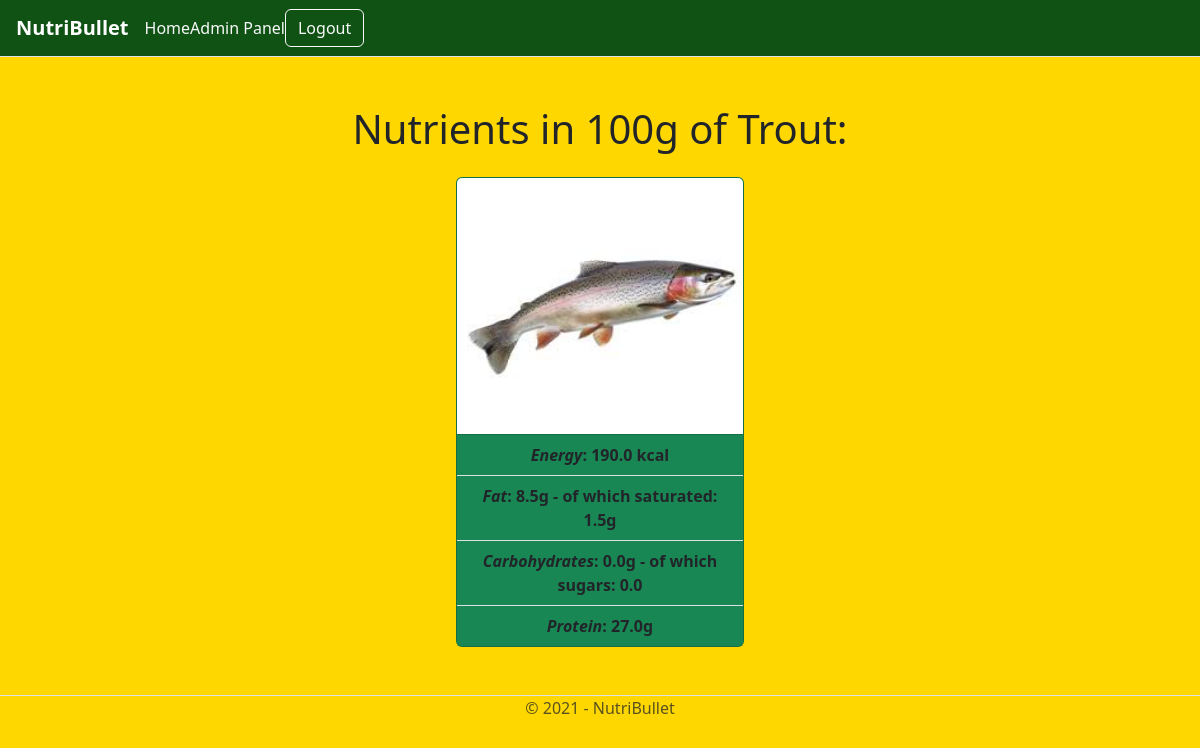
The app's page /foods/MEAT/trout (signed in) with its own data.
### foods/models.py (models this page shows, shortened)
class Food(models.Model):
    class FoodType(models.TextChoices):
        MEAT = 'MEAT', _("Meat")
        FRUIT = 'FRUIT', _("Fruit")
        VEGETABLE = 'VEGETABLE', _("Vegetable")
        GRAINS = 'GRAINS', _("Grains")
        DAIRY = 'DAIRY', _("Dairy")
        NUTS = 'NUTS', _("Nuts")
        SUGAR = 'SUGAR', _("Sugar")
        BEVERAGES = 'BEVERAGES', _("Beverages")
    name = models.CharField(max_length=20)
    food_type = models.SlugField(choices=FoodType.choices, default=FoodType.MEAT)
    kcal = models.FloatField()
    fat = models.FloatField()
    saturated_fat = models.FloatField()
    carbohydrates = models.FloatField()
    sugars = models.FloatField()
    protein = models.FloatField()
    slug = models.SlugField()
    date = models.DateTimeField(auto_now_add=True)
    banner = models.ImageField(default='fallback.png', blank=True)

### foods/views.py (the view)
# urls.py: path('<slug:food_type>/<slug:slug>', views.food_page, name="page")
@login_required(login_url="/users/login/")
def food_page(request, food_type, slug):
    food = Food.objects.get(slug=slug)
    return render(request, 'foods/food_page.html', {'food':food})

### foods/templates/foods/food_page.html (shortened to what this page needs)
{% extends 'layout.html' %}
{% block content %}
    <div class="container text-center">
        <h1>Nutrients in 100g of {{food.name}}:</h1>
        <div class="container text-center d-flex justify-content-center mt-4">
            <div class="card bg-success w-15 col-4" style="width: 18rem;">
                <img style="width:100%; height:256px;" class="card-img-top" src="{{food.banner.url}}" alt="{{food.name}}"/>
                <ul class="list-group list-group-flush">
                  <li class="list-group-item bg-success"><i><b> Energy</i>: {{food.kcal}} kcal</b></li>
                  <li class="list-group-item bg-success"><i><b>Fat</i>: {{food.fat}}g - of which saturated: {{food.saturated_fat}}g</b></li</li>
                  <li class="list-group-item bg-success"><i><b>Carbohydrates</i>: {{food.carbohydrates}}g - of which sugars: {{food.sugars}}</b></li</li>
                  <li class="list-group-item bg-success"><i><b>Protein</i>: {{food.protein}}g</b></li</li>
                </ul>
              </div>
        </div>
    </div>
{% endblock  %}

### records on screen
Food: name "Trout", banner (picture), kcal "190.0", fat "8.5", saturated_fat "1.5", carbohydrates "0.0", sugars "0.0", protein "27.0"
